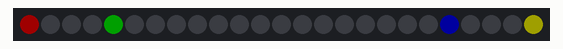
Bench run of a program on a simulated Raspberry Pi Pico running MicroPython. Parts: 25 RGB LEDs in strip order, left to right. Dim RGB values are drawn brighter than linear.

Above: at 0.1 s.
At 4.31 s:
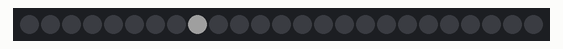

The program:

18_matrix_xy.py
```python
import time
import neopixel
from machine import Pin

from lib.pins import MATRIX_PIN, MATRIX_WIDTH, MATRIX_HEIGHT

NUM_LEDS = MATRIX_WIDTH * MATRIX_HEIGHT
np = neopixel.NeoPixel(Pin(MATRIX_PIN), NUM_LEDS)


def xy(x, y):
    # Serpentine: row 0 left-to-right, row 1 right-to-left, etc.
    if y % 2 == 0:
        return y * MATRIX_WIDTH + x
    return y * MATRIX_WIDTH + (MATRIX_WIDTH - 1 - x)


# Light up each corner with a different color so you can see the orientation:
#   red    = (0, 0)                                top-left
#   green  = (WIDTH-1, 0)                          top-right
#   blue   = (0, HEIGHT-1)                         bottom-left
#   yellow = (WIDTH-1, HEIGHT-1)                   bottom-right

np.fill((0, 0, 0))
np[xy(0, 0)] = (32, 0, 0)
np[xy(MATRIX_WIDTH - 1, 0)] = (0, 32, 0)
np[xy(0, MATRIX_HEIGHT - 1)] = (0, 0, 32)
np[xy(MATRIX_WIDTH - 1, MATRIX_HEIGHT - 1)] = (32, 32, 0)
np.write()

time.sleep(3)

# Walk a white pixel diagonally to confirm xy() works for both axes.
side = min(MATRIX_WIDTH, MATRIX_HEIGHT)
while True:
    for i in range(side):
        np.fill((0, 0, 0))
        np[xy(i, i)] = (32, 32, 32)
        np.write()
        time.sleep_ms(200)
```

pins.py
```python
# Per-board pin map for the tutorial series. Auto-detects ESP32 vs RP2 from
# sys.platform; edit the values below if your wiring differs from the defaults.

import sys

PLATFORM = sys.platform

if PLATFORM == "esp32":
    # Generic ESP32 DevKit. ESP32-S3/C3 may differ — adjust LED in particular.
    LED = 2
    BUTTON = 0           # BOOT button on most dev boards
    PWM_LED = 4
    SERVO = 13
    ADC = 34             # ADC1 (input-only pins 32-39 are safe with WiFi)
    I2C_ID = 0
    I2C_SCL = 22
    I2C_SDA = 21
    SPI_ID = 1           # HSPI; SPI(2) on S3
    SPI_SCK = 18
    SPI_MOSI = 23
    SPI_MISO = 19
    SPI_CS = 5
    # NeoPixel / WS2812. NEOPIXEL is a single pixel; MATRIX_PIN feeds an array
    # of MATRIX_WIDTH × MATRIX_HEIGHT pixels. ESP32-S3-Matrix board uses GP14,
    # 8×8. Generic ESP32 has no onboard NeoPixel — wire one to GP14 to test.
    NEOPIXEL = 14
    MATRIX_PIN = 14
    MATRIX_WIDTH = 8
    MATRIX_HEIGHT = 8
elif PLATFORM == "rp2":
    # LED conventions vary across RP2 boards:
    #   - Pico W:                 Pin("LED") — wired to the WiFi chip
    #   - Pico (non-W):           GP25 onboard LED
    #   - RP2040-Zero / -Matrix:  no plain LED — wire an external one to LED below
    # The detection below picks Pico W if available, otherwise defaults to GP15
    # (a free, edge-exposed pin on the Zero). Wire an LED + 220Ω resistor from
    # GP15 to GND, or change LED here to whichever GPIO you've used.
    try:
        from machine import Pin as _Pin
        _Pin("LED")
        LED = "LED"
    except (ValueError, TypeError):
        LED = 25
    BUTTON = 14
    PWM_LED = 25
    SERVO = 16
    ADC = 26             # GP26 = ADC0
    I2C_ID = 0
    I2C_SCL = 5
    I2C_SDA = 4
    SPI_ID = 1
    SPI_SCK = 10
    SPI_MOSI = 11
    SPI_MISO = 12
    SPI_CS = 13
    # Pimoroni Pico Explorer Base onboard ST7789 LCD (240x240, SPI0).
    # Coexists with the generic SPI_* pins above (which target the breadboard
    # SD/sensor wiring on SPI1).
    ST7789_SPI_ID = 0
    ST7789_SCK = 18
    ST7789_MOSI = 19
    ST7789_CS = 17
    ST7789_DC = 16
    ST7789_BL = 20
    ST7789_WIDTH = 240
    ST7789_HEIGHT = 240
    # Pico Explorer Base onboard buttons (active-low, internal pull-up).
    BTN_A = 12
    BTN_B = 13
    BTN_X = 14
    BTN_Y = 15
    # NeoPixel / WS2812. RP2040-Zero onboard NeoPixel and Waveshare RP2040-Matrix
    # both use GP16. Matrix defaults to 5×5 (Waveshare); change to 1×1 if you
    # only have the Zero's single pixel and are running matrix scripts.
    NEOPIXEL = 16
    MATRIX_PIN = 16
    MATRIX_WIDTH = 5
    MATRIX_HEIGHT = 5
    ENCODER_A = 6
    ENCODER_B = 7
    MOTOR_A = 10
    MOTOR_B = 11
else:
    raise RuntimeError("unsupported platform: " + PLATFORM)
```

Measured:
- by itself, everything shown: repeats every 1.0 s, in 5 steps
